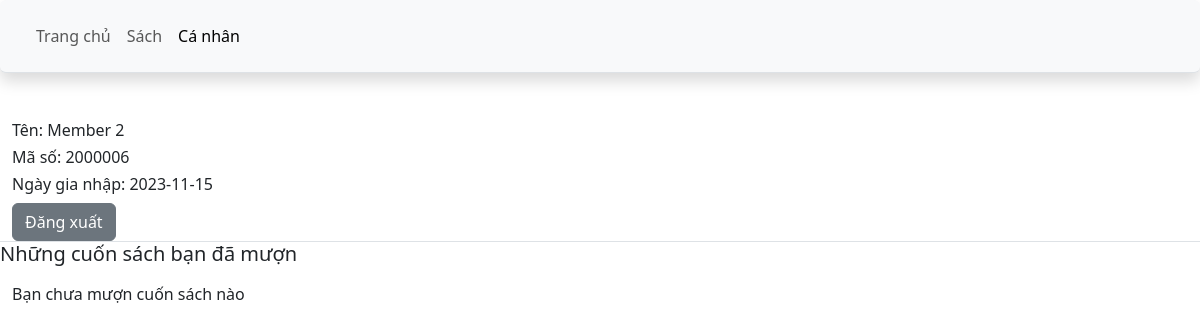
The page /profile.php (signed in) on the database as committed earlier.
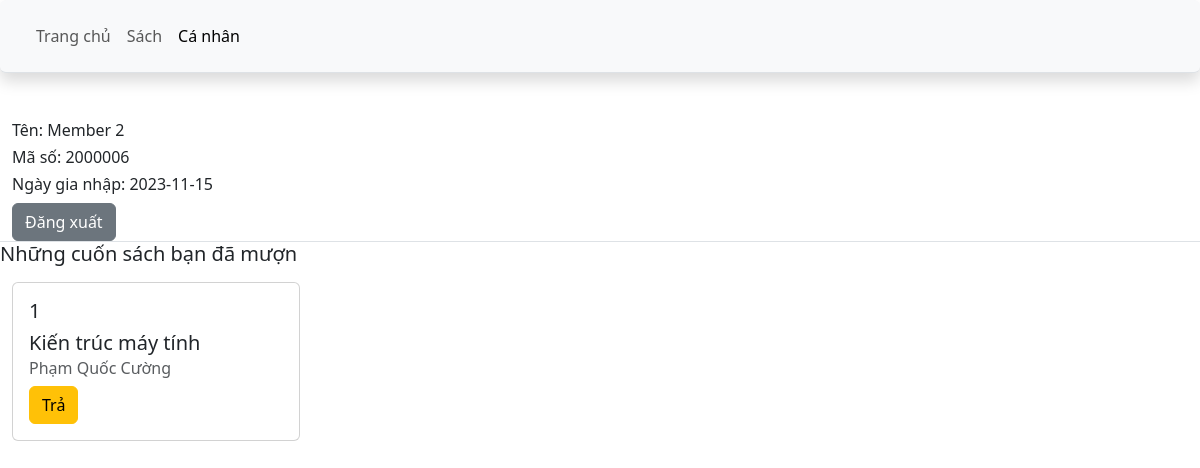
The same page on the database as committed later.
### tables this page shows
CREATE TABLE `members` (
  `student_id` int(11) NOT NULL,
  `student_name` varchar(255) NOT NULL,
  `email` varchar(127) NOT NULL,
  `password` varchar(127) NOT NULL,
  `join_date` date NOT NULL DEFAULT current_timestamp(),
  `permission` int(255) NOT NULL
);

CREATE TABLE `borrow` (
  `student_id` int(11) NOT NULL,
  `document_id` int(11) NOT NULL
);

CREATE TABLE `documents` (
  `document_id` int(11) NOT NULL,
  `doc_name` varchar(256) NOT NULL,
  `type` varchar(256) NOT NULL,
  `author` varchar(256) NOT NULL,
  `publisher` varchar(512) NOT NULL,
  `publish_year` int(11) NOT NULL,
  `quantity` int(11) NOT NULL,
  `description` varchar(4096) NOT NULL,
  `image_url` varchar(512) DEFAULT NULL
);

### profile.php (the view, shortened to what this page needs)
<!DOCTYPE html>
<html lang='en'>
<head>
    <link href='https://cdn.jsdelivr.net/npm/bootstrap@5.3.3/dist/css/bootstrap.min.css' rel='stylesheet'>
</head>
<body>
    <nav class='navbar navbar-expand-lg border-bottom position-sticky top-0 shadow p-3 mb-5 bg-body-tertiary rounded'>
        <div class='container-fluid'>
          <div class='collapse navbar-collapse' id='navbarSupportedContent'>
            <ul class='navbar-nav me-auto mb-2 mb-lg-0'>
                <li class='nav-item'>
                  <a class='nav-link' aria-current='page' href='home.php'>Trang chủ</a>
                </li>
                <li class='nav-item'>
                  <a class='nav-link' href='book.php'>Sách</a>
                </li>
                <li class='nav-item'>
                  <a class='nav-link active' aria-disabled='true' href='#'>Cá nhân</a>
                </li>
              </ul>
          </div>
        </div>
      </nav>
    <div class='container-fluid border-bottom'>
        <?php
        $id = $_SESSION['id'];
        $link = mysqli_connect('localhost', 'root');
        $query = "SELECT * FROM members WHERE student_id =$id";
        $result = mysqli_query($link, $query);
        while ($row = mysqli_fetch_assoc($result)) {
            $name = $row['student_name'];
            $date = $row['join_date'];
            echo "
            <h6>Tên: $name</h6>
            <h6>Mã số: $id</h6>
            <h6>Ngày gia nhập: $date</h6>";
        }
        ?>
        <form action='index.php' method='GET'>
          <button class='btn btn-secondary' type='submit'>Đăng xuất</button>
        </form>
    </div>
    <h5>Những cuốn sách bạn đã mượn</h5>
    <div class='container-fluid mt-3 d-flex flex-row flex-wrap gap-3'>
      <?php
      $query = "SELECT * FROM borrow JOIN documents ON borrow.document_id = documents.document_id WHERE student_id =$id";
      $result = mysqli_query($link, $query);
      $count = 0;
      while ($row = mysqli_fetch_assoc($result)) {
        $count++;
        $doc_id = $row['document_id'];
        $name = $row['doc_name'];
        $au = $row['author'];
          echo "<div class='card' style='width: 18rem;'>
            <div class='card-body'>
                <h5>$doc_id</h5>
              <h5 class='card-title'>$name</h5>
              <h6 class='card-subtitle mb-2 text-body-secondary'>$au</h6>
              <form action='borrow_return.php' method='POST'>
              <input type='hidden' value='2' name='act'>
              <input type='hidden' value=$doc_id name='doc'>
              <button class='btn btn-warning' type='submit'>Trả</button>
              </form>
            </div>
        </div>";
      }
      if($count == 0){
        echo "Bạn chưa mượn cuốn sách nào";
      }
      ?>
    </div>
</body>
</html>

Rows that differ between the two databases and show on the page:
added borrow: document.document_id "1", document.doc_name "Kiến trúc máy tính", document.author "Phạm Quốc Cường"
Other text that changed with them:
text no longer shown: "Bạn chưa mượn cuốn sách nào"
